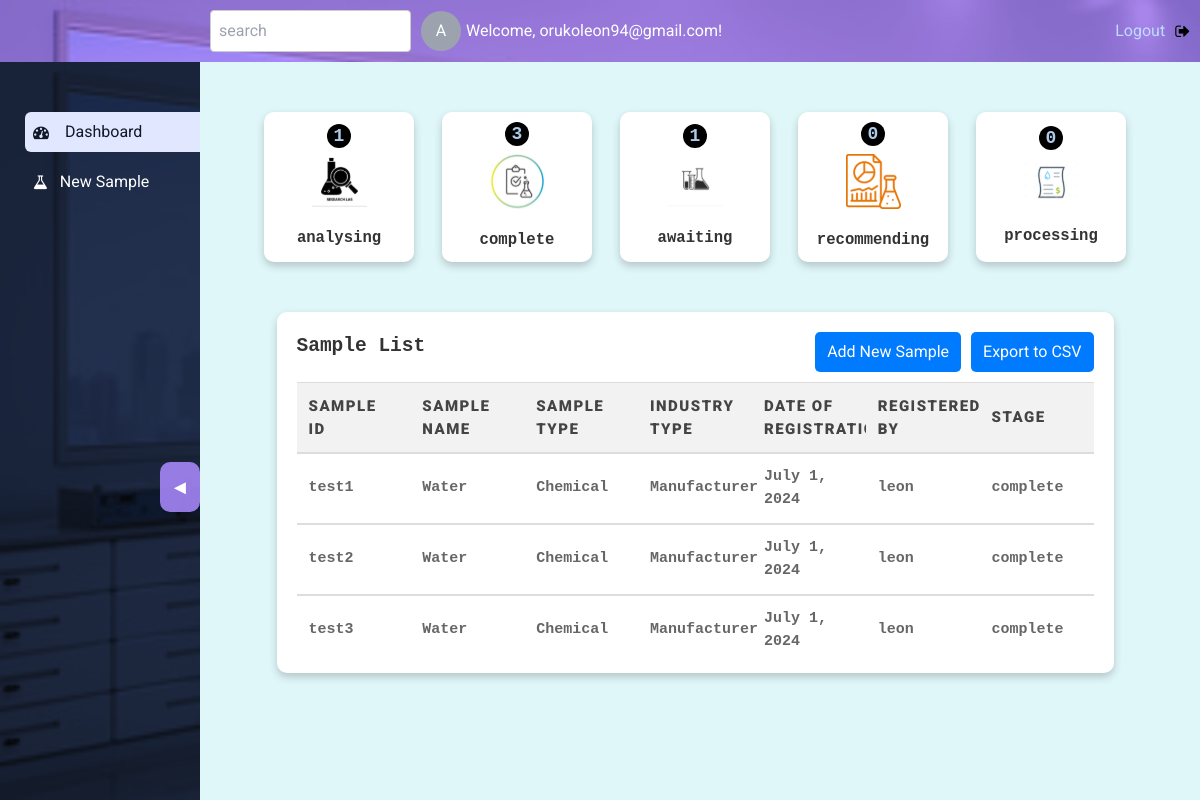
/register/samples/ (signed in), run on the app's committed database.
### core/models.py (models this page shows, shortened)
class CustomUsers(AbstractUser):
    ADMIN = 'Admin'
    ANALYST = 'Analyst'
    AGRONOMIST = 'Agronomist'
    LAB_MANAGER = 'Lab Manager'
    POSTS = [
        (ADMIN, 'Admin'),
        (ANALYST, 'Analyst'),
        (AGRONOMIST, 'Agronomist'),
        (LAB_MANAGER, 'Lab Manager')
    ]
    email = models.EmailField(unique=True)
    post = models.CharField(max_length=20, choices=POSTS, default=ANALYST)
    date_joined = models.DateTimeField(default=timezone.now)
    is_superuser = models.BooleanField(default=False)
    username = models.CharField(max_length=150,unique=True)
    USERNAME_FIELD = "email"
    REQUIRED_FIELDS = ["username","first_name", "last_name"]
    objects = CustomUserManager()
    class Meta:
        verbose_name = "User"
        verbose_name_plural = "Users"
        permissions = [
            ('admin', 'Can access admin features'),
            ('analyst', 'Can access analyst features'),
            ('agronomist', 'Can access agronomist features'),
            ('labmanager', 'Can access lab manager features'),
        ]
    groups = models.ManyToManyField(
        'auth.Group',
        verbose_name='groups',
        blank=True,
        related_name='custom_user_groups',
        related_query_name='custom_user_group',
    )
    user_permissions = models.ManyToManyField(
        'auth.Permission',
        verbose_name='user permissions',
        blank=True,
        related_name='custom_user_permissions',
        related_query_name='custom_user_permission',
    )

class Sample(models.Model):
    REGISTRATION = 'registration'
    ANALYST_TASK = 'analysis'
    AGRONOMIST_TASK = 'recommendation'
    LAB_MANAGER_TASK = 'processing'
    COMPLETE='complete'
    STAGE_CHOICES = [
        (REGISTRATION, 'Registration stage'),
        (ANALYST_TASK, 'Analysis stage'),
        (AGRONOMIST_TASK, 'Recommendation stage'),
        (LAB_MANAGER_TASK, 'Processing stage'),
        (COMPLETE,'Complete')
    ]
    CHEMICAL='Chemical'
    MICROBIO='Microbiology'
    FULL='Full'
    TEST_CHOICES=[
        (CHEMICAL,'Chemical Analysis'),
        (MICROBIO,'Microbiology'),
        (FULL,'Full analysis')
    ]
    sample_id = models.CharField(max_length=20, unique=True)
    sample_name = models.CharField(max_length=100)
    test_id = models.CharField(max_length=100,choices=TEST_CHOICES,default=CHEMICAL)
    customer = models.ForeignKey(Clients,on_delete=models.SET_NULL,null=True)
    date_of_registration = models.DateField(default=timezone.now)
    registered_by = models.ForeignKey(settings.AUTH_USER_MODEL, on_delete=models.CASCADE)
    stage = models.CharField(max_length=20, choices=STAGE_CHOICES, default=REGISTRATION)

class Clients(models.Model):
    name=models.CharField(max_length=150)
    contact=models.CharField(max_length=150)
    email=models.EmailField()
    industry=models.ForeignKey(Industry,on_delete=models.SET_NULL,null=True)
    class Meta:
        ordering = ['name']

class Industry(models.Model):
    Industry_id=models.IntegerField(auto_created=True)
    Industry_type=models.CharField(max_length=150)
    parameters = models.ManyToManyField(Parameter, related_name='industries')
    class Meta:
        ordering = ['Industry_type']

### registration/views.py (the view)
# urls.py: path('samples/', views.sample_list_view, name='samples'),
@login_required
@role_required([CustomUsers.ADMIN,CustomUsers.LAB_MANAGER])
def sample_list_view(request):
    samples = Sample.objects.all()
    interested_groups = ['registration', 'analysis', 'recommendation', 'processing', 'complete']
    stage_groups = (
        Sample.objects
        .values('stage')
        .annotate(count=Coalesce(Count('stage'), 0))  # Ensure count is 0 if no records found
        .filter(stage__in=interested_groups)  # Filter to include only interested groups
    )
    counts_dict = {group['stage']: group['count'] for group in stage_groups}
    for stage in interested_groups:
        if stage not in counts_dict:
            counts_dict[stage] = 0
    stage_mapping = {
        'registration': 'awaiting',
        'analysis': 'analysing',
        'recommendation': 'recommending',
        'processing': 'processing',
        'complete': 'complete'
    }
    stage_stats_with_description = {stage_mapping.get(stage, stage): count for stage, count in counts_dict.items()}
    return render(request, 'registration/samples.html', {'samples': samples, 'stage_stats': stage_stats_with_description})

### core/decorator.py (called while the page is built)
def role_required(roles):
    def decorator(view_func):
        @wraps(view_func)
        def _wrapped_view(request, *args, **kwargs):
            user = request.user
            if user.is_authenticated and hasattr(user, 'post'):
                user_role = user.post
                if user_role in roles:
                    return view_func(request, *args, **kwargs)
            return HttpResponseForbidden("You don't have permission to access this page.")
        return _wrapped_view
    return decorator

### registration/templates/registration/samples.html (shortened to what this page needs)
{% extends 'registration/base.html' %}
{% block content %}
{% load static %}
<!DOCTYPE html>
<html lang="en">
<head>
</head>
<body>
    <div class="stages">
        {% for stage, count in stage_stats.items %}
        <div class="stage stage-{{ forloop.counter }}">
            <span class="bg-black text-white text-lg rounded-full h-5 w-5 p-3 flex justify-center place-items-center mb-2"> {{ count }}</span>
            <img src="{% static 'registration/svg/' %}{{ stage }}.svg" alt="">
            <h1>{{ stage }}</h1>
        </div>
        {% endfor %}
    </div>
    <div class="table-container">
        <div class="flex justify-between">
            <div class="table-title">Sample List</div>
        <div class="table-controls">
            <button onclick="window.location.href='{% url 'management:new-sample' %}'">Add New Sample</button>
            <button id="export-btn">Export to CSV</button>
        </div>
        </div>
        <div class="table-scrollable">
            <table id="sample-table">
                <thead>
                    <tr>
                        <th>Sample ID</th>
                        <th>Sample Name</th>
                        <th>Sample Type</th>
                        <th>Industry Type</th>
                        <th>Date of Registration</th>
                        <th>Registered By</th>
                        <th>Stage</th>
                    </tr>
                </thead>
                <tbody>
                    {% for sample in samples %}
                    <tr>
                        <td>{{ sample.sample_id }}</td>
                        <td>{{ sample.sample_name }}</td>
                        <td>{{ sample.test_id }}</td>
                        <td>{{ sample.customer.industry.Industry_type }}</td>
                        <td>{{ sample.date_of_registration }}</td>
                        <td>{{ sample.registered_by.username }}</td>
                        <td>{{ sample.stage }}</td>
                    </tr>
                    {% endfor %}
                </tbody>
            </table>
        </div>
    </div>
</body>
</html>
{% endblock %}

### registration/templates/registration/base.html (shortened to what this page needs)
{% load static %}
<!DOCTYPE html>
<html lang="en">
<head>
    <link href="https://cdn.jsdelivr.net/npm/tailwindcss@2.2.19/dist/tailwind.min.css" rel="stylesheet">
    <link rel="stylesheet" href="https://cdnjs.cloudflare.com/ajax/libs/font-awesome/4.7.0/css/font-awesome.min.css">
    <link rel="stylesheet" href="{% static 'registration/css/styles.css' %}">
</head>
<body class="overflow-hidden">
    <nav class="sticky top-0 z-50 w-screen">
        <div class="nav-center">
        <form action="">
            <input type="search" placeholder="search" class="rounded-md outline-none p-1">
        </form>
        <div class="account">
            <span class="text-white rounded-full bg-gray-400 p-2 h-10 w-10 flex justify-center">
                A
            </span>
            <p class='text-white'>Welcome, {{ request.user.get_username }}!<p/>
        </div>
        </div>
        <div class="logout">
        <a href="{% url 'login:logout' %}" class="text-blue-200">Logout</a>
        <i class="fa fa-sign-out text-green-950" aria-hidden="true"></i>
        </div>
    </nav>
    <nav class="side-menu bg-gray-900 overflow-hidden  fixed h-screen justify-start py-10">
        <div>
            <a href="{% url 'registration:samples' %}" class="dashboard {% if request.path == '/register/samples/' %}bg-indigo-100 text-gray-900 {% endif %} rounded-l-md text-white hover:text-gray-900 hover:bg-indigo-100 flex items-center">
                <i class="fa fa-tachometer mr-1"></i>
                <p class="block whitespace-nowrap px-3">Dashboard</p>
            </a>
            <a href="{% url 'registration:new' %}" class="new-samples {% if request.path == '/register/new/' %}bg-indigo-100 text-gray-900{% endif %} rounded-l-md text-white hover:text-gray-900 hover:bg-indigo-100 flex items-center">
                <i class="fa fa-flask"></i>
                <h1 class="block whitespace-nowrap px-3">New Sample</h1>
            </a>
            <div class="toggle-nav ">
                <button id="toggleNav" onclick="toggleNav()">
                    <span class="arrow">◄</span>
                </button>
            </div>
        </div>
    </nav>
    <div class="content flex justify-center mb-10 ">
        {% block content %}
        {% endblock %}
    </div>
</body>
</html>

### registration/static/registration/css/styles.css (style rules this page uses)
* { padding: 0; margin: 0; }
body { background-color: #EAE6F7; }
nav { background-color: #5F46A5; display: flex; justify-content: space-between; padding: 10px; align-items: center; }
.nav-center { display: flex; align-items: center; gap: 10px; margin-left: 200px; }
.account { display: flex; align-items: center; gap: 5px; }
.logout { display: flex; align-items: center; gap: 5px; }
input[type="search"] { padding: 8px; border-radius: 4px; border: 1px solid #ccc; }
a { color: #81A1C1; text-decoration: none; padding: 5px; border-radius: 4px; transition: background-color 0.3s; }
.side-menu { display: flex; flex-direction: column; gap: 2px; width: 200px; transition: all 200ms linear; }
.dashboard,.new-samples { width: 200px; margin-left: 50px; margin-top: 10px; padding: 8px; }
.content { padding-left: 230px; padding-right: 40px; padding-top: 20px; display: flex; flex-direction: column; transition: all 2s cubic-bezier(); }

### registration/templates/registration/samples.html (style rules this page uses)
body { font-family: 'Roboto', sans-serif; background-color: #e0f7fa; margin: 0; padding: 0; box-sizing: border-box; }
img { width: 50%; height: 50%; }
.stages { display: flex; flex-wrap: wrap; padding: 20px; justify-content: space-around; }
.stage { display: flex; flex-direction: column; align-items: center; justify-content: center; font-size: 1em; overflow: hidden; height: 150px; width: 150px; box-shadow: 0 4px 8px 0 rgba(0,0,0,0.2); margin: 10px; padding: 20px; text-align: center; border-radius: 10px; transition: transform 0.2s ease-in-out, background-color 0.2s ease-in-out; font-family:monospace; background-color: white; font-weight: 600; }
.stage * { color: #adcae9; }
.stage img { max-width: 60px; height: auto; margin-bottom: 10px; }
.stage h1 { margin-top: 10px; font-size: 1.2em; color: #333; }
.table-container { width: 90%; margin: 20px auto; background-color: #ffffff; padding: 20px; border-radius: 10px; box-shadow: 0 4px 8px 0 rgba(0, 0, 0, 0.2); overflow: hidden; }
.table-title { font-size: 1.5em; font-weight: bold; margin-bottom: 20px; color: #333; text-align: center; font-family: monospace; }
.table-controls { display: flex; justify-content: flex-end; margin-bottom: 10px; }
.table-controls button { padding: 8px 12px; margin-left: 10px; background-color: #007bff; color: white; border: none; border-radius: 5px; cursor: pointer; transition: background-color 0.3s; }
table { width: 100%; border-collapse: collapse; font-size: 15px; color: #333; }
th, td { border-top: 1px solid #dddddd; border-bottom: 1px solid #dddddd; text-align: left; padding: 12px; color: #666; }
td { font-family: monospace; font-weight: 600; }
th { background-color: #f2f2f2; position: sticky; top: 0; z-index: 10; font-weight: 900; text-transform: uppercase; letter-spacing: 0.1em; color: #444; }
tr:nth-child(even) { background-color: rgba(255, 255, 255, 0.8); }
tr:nth-child(odd) { background-color: rgba(255, 255, 255, 0.9); }
tbody { max-height: 200px; display: block; overflow-y: auto; }
thead, tr { display: table; width: 100%; table-layout: fixed; }

### data on the page
CustomUsers: user.get_username "orukoleon94@gmail.com"
Sample: sample_id "test1", sample_name "Water", test_id "Chemical", customer.industry.Industry_type "Manufacturer", date_of_registration "July 1, 2024", registered_by.username "leon", stage "complete"
Sample: sample_id "test2", sample_name "Water", test_id "Chemical", customer.industry.Industry_type "Manufacturer", date_of_registration "July 1, 2024", registered_by.username "leon", stage "complete"
Sample: sample_id "test3", sample_name "Water", test_id "Chemical", customer.industry.Industry_type "Manufacturer", date_of_registration "July 1, 2024", registered_by.username "leon", stage "complete"

### other printed values
{{ count }} "1" "3" "1" "0" "0"
{{ stage }} "analysing" "complete" "awaiting" "recommending" "processing"
